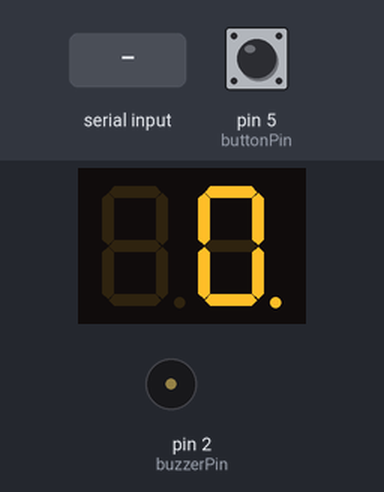
A sketch run on a simulated Arduino Uno, built with avr-gcc and run on an emulated ATmega328P. Shown: 2-digit seven-segment display, buzzer (waves = sounding). The inputs (shaded band) are chosen by the test bench; at power-on: pin 5 (buttonPin) HIGH.

Above: at 1.2 s.
1.3 s: pin 5 (buttonPin) pulled LOW for 1 s
At 1.42 s:
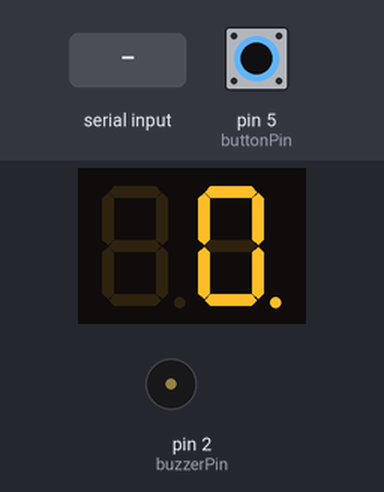
3.8 s: "90,45\n" received over Serial
At 4.95 s:
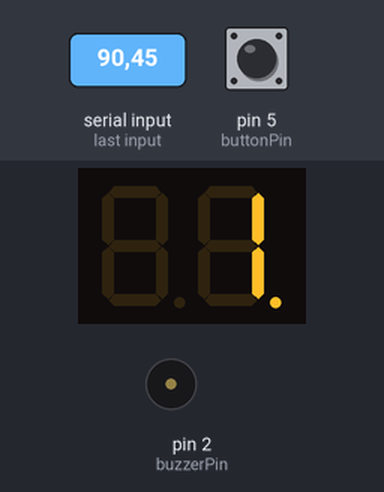
5.3 s: pin 5 (buttonPin) pulled LOW for 0.15 s
At 6.1 s:
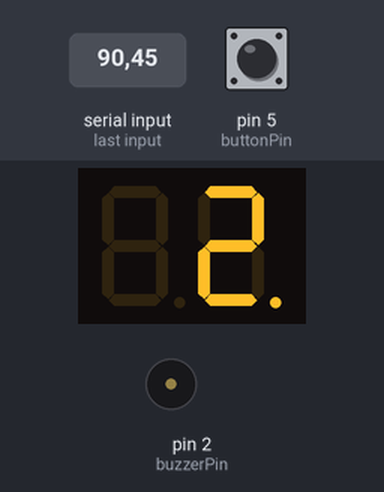
6.9 s: "30,150\n" received over Serial
At 8.35 s:
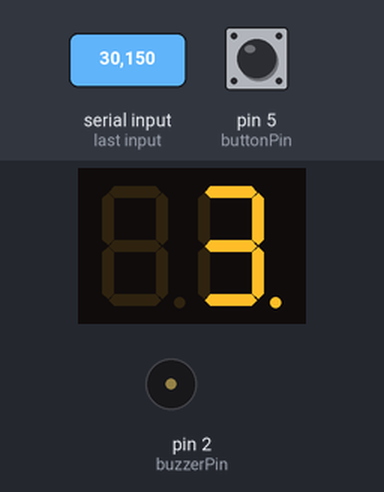
Timing chart, 0 to 9.9 s (numbered marks = the images above; inputs shaded):
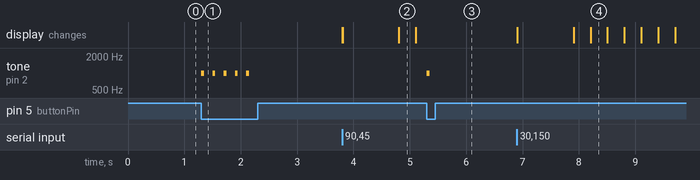

The sketch:

week5_4_digit_7segment.ino
```cpp
// 5주차 실습 2
// 4-digit 7-segment
// 시리얼 모니터에 1~99 사이의 정수 입력 -> 타이머 동작
// 프로그램 시작되면 세그먼트 0 출력
// 시리얼 모니터에 숫자 입력 -> 0.3초 주기로 증가 -> 해당 숫자에서 정지
// 숫자가 증가하는 중 스위치 누름 -> 부저 짧게 소리 내며 숫자의 증가 정지
// 숫자의 증가 정지된 상태에서 다시 스위치 누름 -> 다시 숫자 증가
// 세그먼트 9번핀과 12번 핀은 사용x -> 4 digit에서 십의자리와 일의자리만 사용
// 해당 자리에 스위치와 부저 연결 -> D5, D2에 스위치와 부저 연결

#include <SevSeg.h>

SevSeg sevseg;
int buttonPin = 5;
int buzzerPin = 2;
int targetNumber = 0;  // 시리얼 모니터에서 입력받는 숫자
int currentNumber = 0; // 현재 세그먼트 디스플레이에 표시되는 숫자
bool isPaused = false; // 숫자 증가의 일시중지 여부를 판단하는 bool 변수
unsigned long timer;   // 경과시간 저장 변수

void setup()
{
  byte numDigits = 2;                           // 두자리만 사용(십의자리, 일의자리)
  byte digitPins[] = {6, 13};                   // 10의 자리에 해당되는 공통단자 핀번호 6, 1의 자리에 해당되는 공통단자 핀번호 13
  byte segmentPins[] = {3, 7, 11, 9, 8, 4, 12}; // 각 세그먼트 핀에 연결된 아두이노 핀 번호 저장하는 배열 A~G까지에 해당되는 핀 번호
  //(공통 애노드 타입, 자릿수, 자릿수 핀, 세그먼트 핀)
  sevseg.begin(COMMON_ANODE, numDigits, digitPins, segmentPins);
  sevseg.setBrightness(90); // 세그먼트 밝기

  pinMode(buttonPin, INPUT_PULLUP); // 버튼 설정, PULLUP모드 : 누르면 HIGH(1) -> LOW(0)
  pinMode(buzzerPin, OUTPUT);       // 부저 설정, OUTPUT : 출력모드로 설정됨

  Serial.begin(9600); // 시리얼통신 시작, 통신속도 9600 baud 설정
  timer = millis();   // 프로그램 시작 시의 경과 시간 저장
                      // setup()에 설정해두는 이유 : 프로그램 시작 시점의 시간을 초기값을 설정, 이후 경과 시간 계산에 사용하기 위해
}

void loop()
{
  if (Serial.available() > 0) // 시리얼버퍼에 값(데이터)이 들어오면 if문 아래 실행
  {
    int inputValue = Serial.parseInt(); // 시리얼에 입력된 숫자(정수)를 inputValue에 설정해줌
    if (inputValue >= 1 && inputValue <= 99)
    {                            // inputValue는 1~99사이 정수
      targetNumber = inputValue; // 설정된 inputValue를 tagetNumber로 재설정
      currentNumber = 0;         // 현재 숫자 0으로 초기화
      isPaused = false;          // 숫자 증가의 일시중지 X (처음 시작할때는 증가해야하니까 false)
    }
  }

  if (digitalRead(buttonPin) == LOW)
  {                            // 버튼이 눌렸다면
    isPaused = !isPaused;      // 숫자 증가 일시중지 상태 변수 반전시켜주기 (일시중지 -> 다시 시작 or 시작 -> 일시중지)
    tone(buzzerPin, 1000, 50); // 부저핀 울리도록 설정(1000Hz, 50ms지속)
    delay(200);                // 버튼 중복 방지를 위해 적당히 딜레이
  }

  // !isPaused : 숫자 증가 일시중지된 상태가 아닐때
  // currentNumber < targetNumber : 현재 숫자 < 입력한 숫자
  // millis() - timer >= 300 : 0.3(300ms)마다 경과했는지 확인
  // -> [[ millis() - timer = 300이 아닌 이유 :
  //    아두이노의 loop()함수가 빠르게 반복되니까 0.3초를 감지하기 어려울 수 있어서 넉넉하게 범위를 주는 것  ]]
  // 일시중지 상태가 아니고 && 현재 숫자 < 입력한 숫자 && 경과 시간이 0.3초일때
  if (!isPaused && currentNumber < targetNumber && millis() - timer >= 300)
  {
    currentNumber++;  // 현재 숫자 1 증가
    timer = millis(); // 숫자가 증가한 시점의 밀리초단위로 변수 timer에 저장
  }

  // 세그먼트 디스플레이에 현재 숫자 표시하도록 설정, 0의 의미 : 소수점 사용 x
  sevseg.setNumber(currentNumber, 0);
  // 세그먼트 디스플레이 갱신, 현재 숫자 표시되도록 함.
  sevseg.refreshDisplay();
}
```

Measured:
- after the input at 1.3 s, tone on pin 2 (buzzerPin): alternates 1000 Hz for 0.05 s and silent for 0.15 s, 10 changes in all, then stays silent, starting at once
- after the input at 3.8 s, the display: changes at once (image 2)
- after the input at 5.3 s, tone on pin 2 (buzzerPin): silent → 1000 Hz at once, → silent 0.05 s later
- after the input at 6.9 s, the display: first changes at once (image 4 shows a later state)
